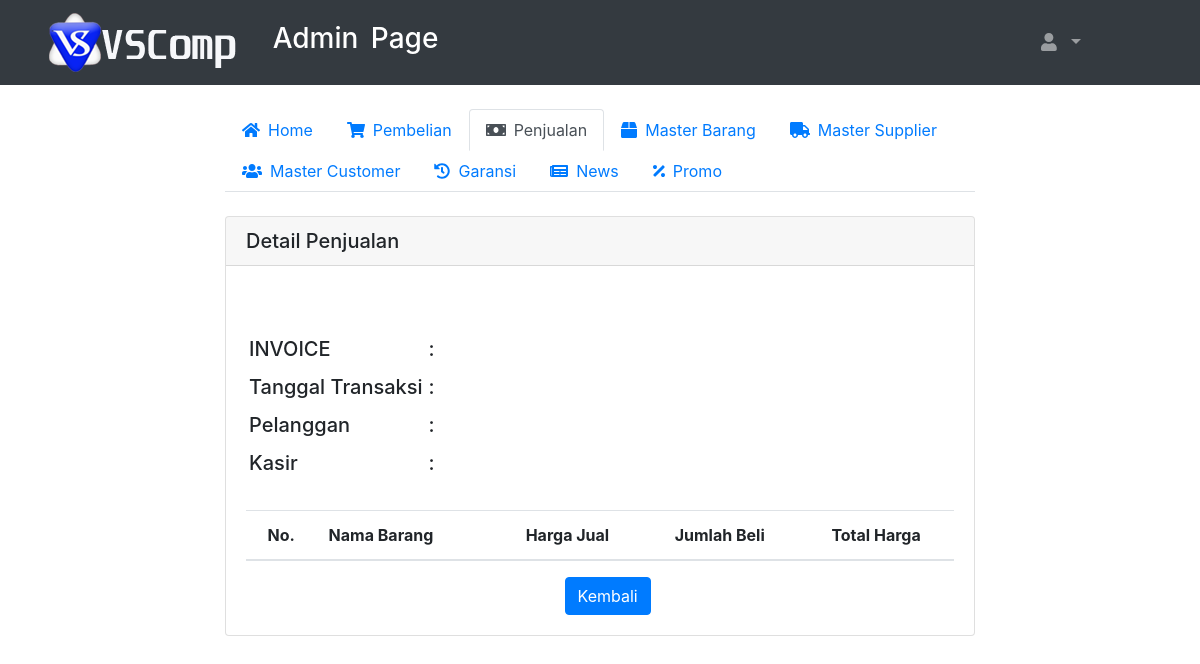
The app's page /admin/detail.php?id=INV00001, older data.
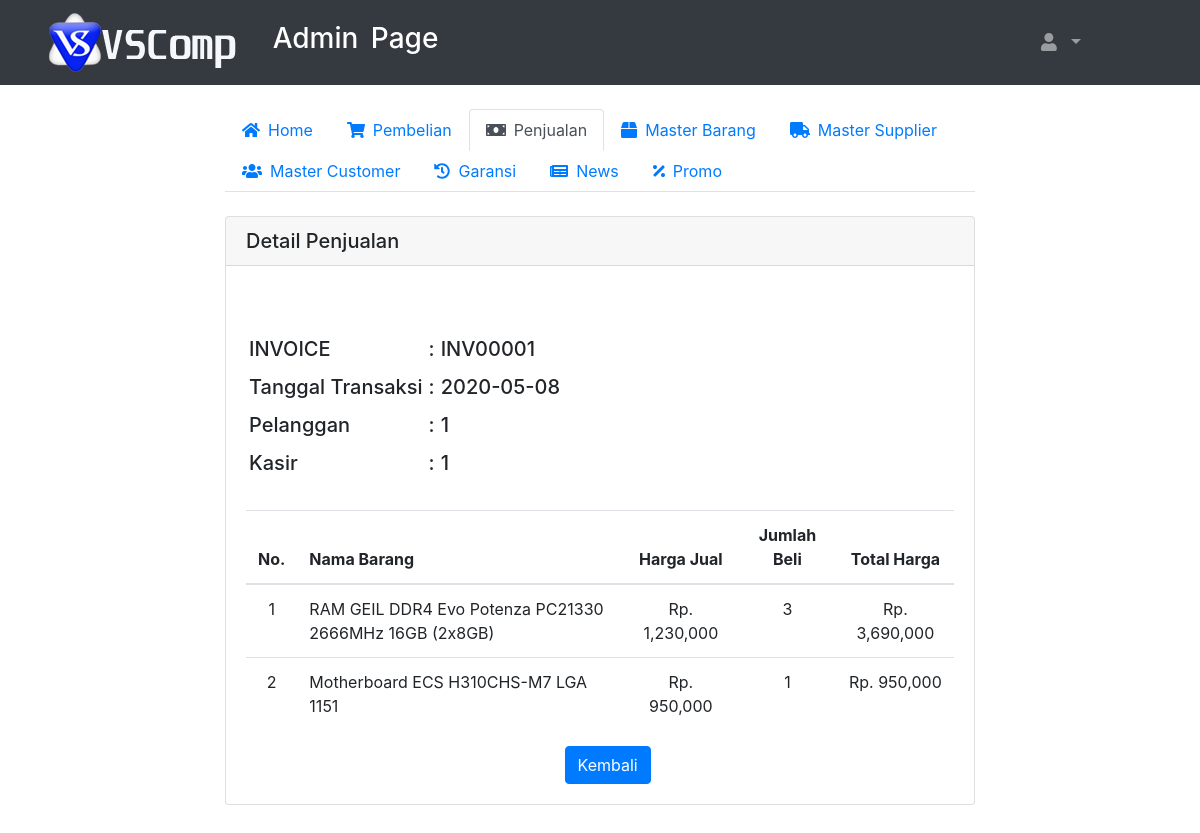
The same page, newer data.
### tables this page shows
CREATE TABLE `penjualan` (
  `ID_PENJUALAN` int(11) NOT NULL,
  `INV_PENJUALAN` varchar(100) DEFAULT NULL,
  `ID_BARANG` varchar(100) DEFAULT NULL,
  `ID_PELANGGAN` varchar(100) DEFAULT NULL,
  `ID_LOGIN` int(11) DEFAULT NULL,
  `TANGGAL_TRANSAKSI` date DEFAULT NULL,
  `JUMLAH_BELI` int(11) DEFAULT NULL,
  `HARGA_AWAL` double DEFAULT NULL,
  `HARGA_JUAL` double DEFAULT NULL,
  `TOTAL_HARGA` double DEFAULT NULL
);

CREATE TABLE `master_barang` (
  `ID_BARANG` varchar(100) NOT NULL,
  `NAMA_BARANG` varchar(100) DEFAULT NULL,
  `STOK` int(11) DEFAULT NULL,
  `SATUAN` varchar(10) DEFAULT NULL,
  `HARGA_JUAL` double DEFAULT NULL,
  `STATUS` varchar(10) DEFAULT NULL
);

### function/function.php (called while the page is built, shortened)
<?php
 $conn= mysqli_connect ("localhost","root","","coba_penjualan");
function tampil_data($query){
  global $conn;
  $hasil = mysqli_query ($conn,$query);
  $array = [];
  while($data = mysqli_fetch_assoc($hasil)){
    $array[] = $data;
  }
  return $array;
}
?>

### admin/detail.php (the view, shortened to what this page needs)
<?php include'header.php';
      include'../function/function.php';
?>
<div class="container-fluid custom-container">
  <div class="nav-menu">
  <ul class="nav nav-tabs" id="myTab" role="tablist">
    <li class="nav-item">
      <a class="nav-link" id="home-tab"  href="dasboard.php" role="tab" aria-controls="home" aria-selected="true"><i class="fas fa-home mr-2"></i>Home</a>
    </li>
    <li class="nav-item">
      <a class="nav-link" id="contact-tab"  href="pembelian.php" role="tab" aria-controls="pembelian" aria-selected="false"><i class="fas fa-shopping-cart mr-2"></i>Pembelian</a>
    </li>
    <li class="nav-item">
      <a class="nav-link active" id="contact-tab"  href="penjualan.php" role="tab" aria-controls="penjualan" aria-selected="false"><i class="fas fa-money-bill mr-2"></i>Penjualan</a>
    </li>
    <li class="nav-item">
      <a class="nav-link" id="barang-tab"  href="master-barang.php" role="tab" aria-controls="master barang" aria-selected="false"><i class="fas fa-box mr-2"></i>Master Barang</a>
    </li>
    <li class="nav-item">
      <a class="nav-link" id="profile-tab"  href="master-supplier.php" role="tab" aria-controls="master supplier" aria-selected="false"><i class="fas fa-truck mr-2"></i>Master Supplier</a>
    </li>
    <li class="nav-item">
      <a class="nav-link" id="profile-tab"  href="master-customer.php" role="tab" aria-controls="master customer" aria-selected="false"><i class="fas fa-users mr-2"></i>Master Customer</a>
    </li>
    <li class="nav-item">
      <a class="nav-link" id="profile-tab"  href="garansi.php" role="tab" aria-controls="garansi" aria-selected="false"><i class="fas fa-history mr-2"></i>Garansi</a>
    </li>
    <li class="nav-item">
      <a class="nav-link" id="profile-tab"  href="news.php" role="tab" aria-controls="news" aria-selected="false"><i class="fas fa-newspaper mr-2"></i>News</a>
    </li>
    <li class="nav-item">
      <a class="nav-link" id="profile-tab"  href="promo.php" role="tab" aria-controls="promo" aria-selected="false"><i class="fas fa-percentage mr-2"></i>Promo</a>
    </li>
  </ul>
  <div class="tab-content" id="myTabContent">
    <div class="tab-pane fade show active" id="penjualan" role="tabpanel" aria-labelledby="contact-tab">
    <br>
    <div class="card">
      <h5 class="card-header">Detail Penjualan</h5>
    <div class="card-body">
      <br><br>
      <?php $invoice = $_GET["id"]; ?>
      <?php $data_pj = tampil_data("SELECT * FROM penjualan INNER JOIN master_barang ON penjualan.ID_BARANG=master_barang.ID_BARANG WHERE INV_PENJUALAN = '$invoice'")  ?>
      <?php foreach ($data_pj as $inv) :?>
      <?php endforeach; ?>
      <table cellpadding="3">
        <tr>
          <td><h5>INVOICE</h5></td>
          <td><h5>:</h5></td>
          <td><h5><?=$inv["INV_PENJUALAN"]; ?></h5></td>
        </tr>
        <tr>
          <td><h5>Tanggal Transaksi</h5></td>
          <td><h5>:</h5></td>
          <td><h5><?=$inv["TANGGAL_TRANSAKSI"]; ?></h5></td>
        </tr>
        <tr>
          <td><h5>Pelanggan</h5></td>
          <td><h5>:</h5></td>
          <td><h5><?=$inv["ID_PELANGGAN"]; ?></h5></td>
        </tr>
        <tr>
          <td><h5>Kasir</h5></td>
          <td><h5>:</h5></td>
          <td><h5><?=$inv["ID_LOGIN"]; ?></h5></td>
        </tr>
      </table>
      <br>
      <table class="table ">
        <thead>
          <tr>
            <th scope="col" width="" class="text-center">No.</th>
            <th scope="col" width="">Nama Barang</th>
            <th scope="col" width="" class="text-center">Harga Jual</th>
            <th scope="col" width="" class="text-center">Jumlah Beli</th>
            <th scope="col" width="" class="text-center">Total Harga</th>
          </tr>
        </thead>
        <tbody>
          <?php $invoice = $_GET["id"]; $no=1; ?>
          <?php $data_pj = tampil_data("SELECT * FROM penjualan INNER JOIN master_barang ON penjualan.ID_BARANG=master_barang.ID_BARANG WHERE INV_PENJUALAN = '$invoice'")  ?>
          <?php foreach ($data_pj as $inv) :?>
          <tr>
            <td align="center"><?=$no; ?></td>
            <td><?=$inv["NAMA_BARANG"]; ?></td>
            <td align="center">Rp. <?=number_format($inv["HARGA_JUAL"]); ?></td>
            <td align="center"><?=$inv["JUMLAH_BELI"]; ?></td>
            <td align="center">Rp. <?=number_format($inv["TOTAL_HARGA"]); ?></td>
          </tr>
        <?php $no++; endforeach; ?>
        </tbody>
      </table>
      <a href="history-penjualan.php"><button class="btn btn-primary" type="submit" name="kembali" value="" style="margin-left:45%;">Kembali</button></a>
    </div>
  </div>
  </div>
  </div>
</div>
</div>
<br><br><br><br><br>
</body>
</html>

Row changes from the older to the newer data that the page shows:
added penjualan: INV_PENJUALAN "INV00001", TANGGAL_TRANSAKSI "2020-05-08", ID_PELANGGAN "1", ID_LOGIN "1", ID_BARANG.NAMA_BARANG "Motherboard ECS H310CHS-M7 LGA 1151", ID_BARANG.HARGA_JUAL "950,000", JUMLAH_BELI "1", TOTAL_HARGA "950,000"
added penjualan: ID_BARANG.NAMA_BARANG "RAM GEIL DDR4 Evo Potenza PC21330 2666MHz 16GB (2x8GB)", ID_BARANG.HARGA_JUAL "1,230,000", JUMLAH_BELI "3", TOTAL_HARGA "3,690,000"
